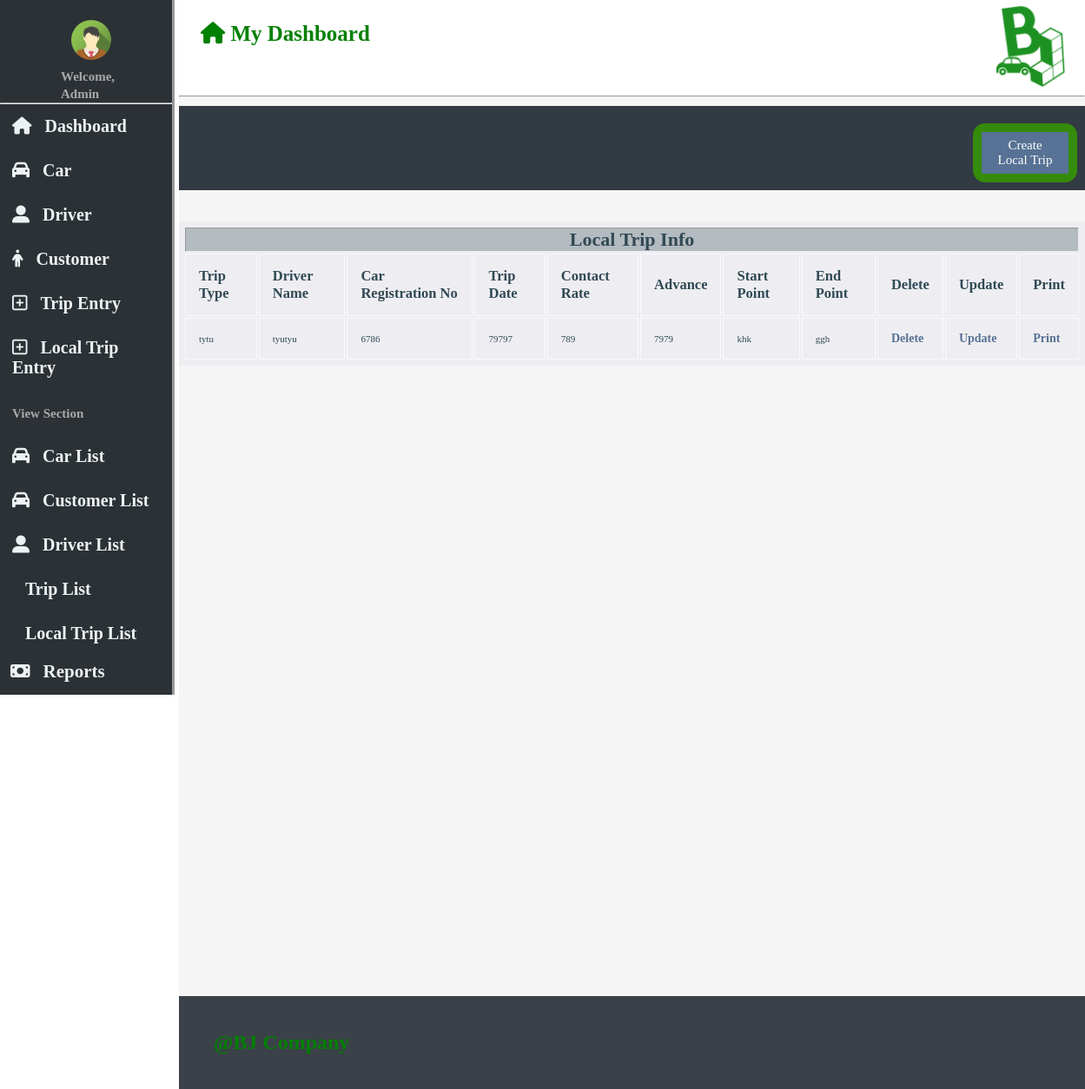
Page /Rent-a-car2/local_trip_list.php on the earlier database version.
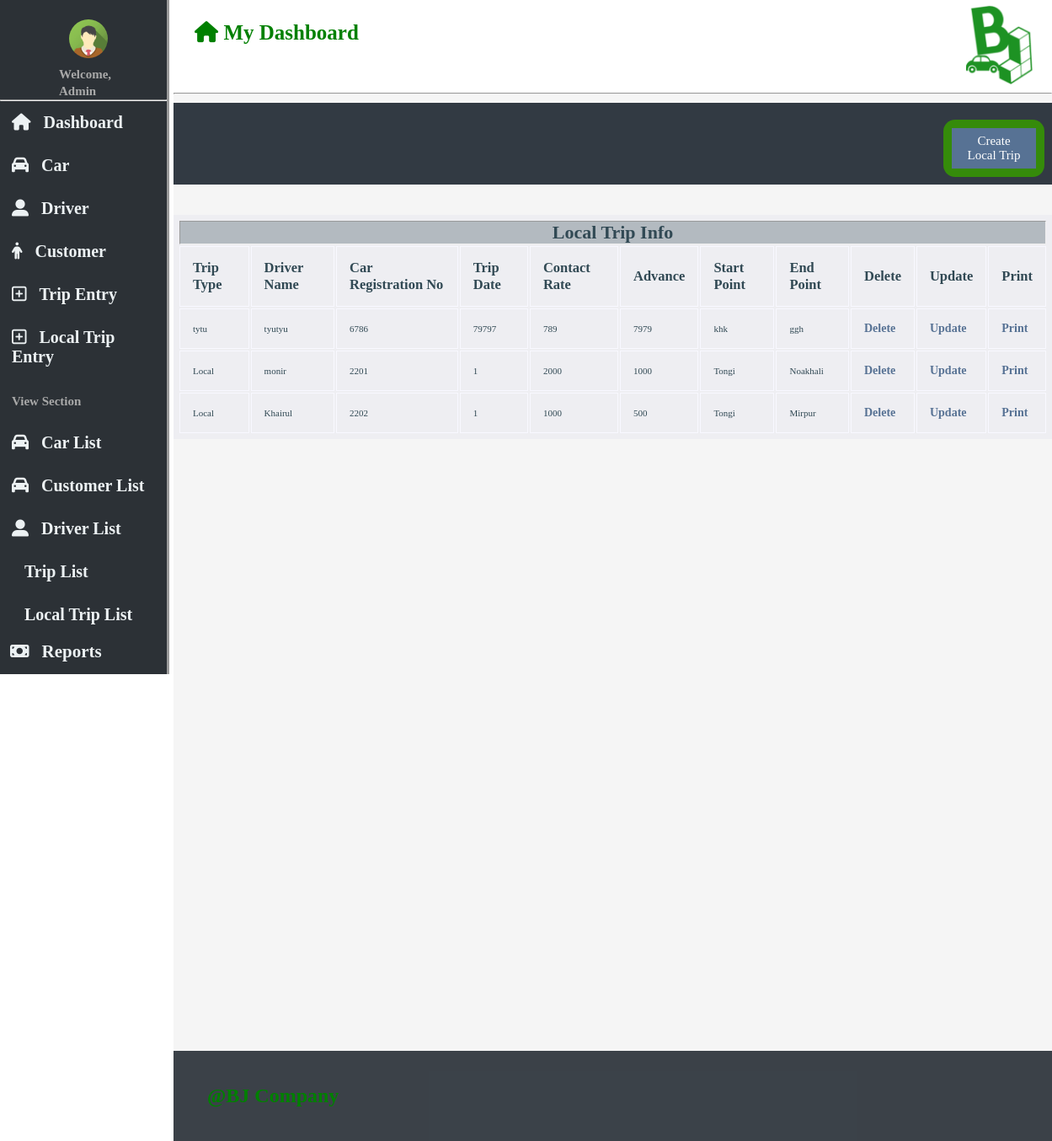
Same page on the later database version.
### tables this page shows
CREATE TABLE `tb_local_trip` (
  `TripType` varchar(30) NOT NULL,
  `DriverName` varchar(20) NOT NULL,
  `CarRegistrationNo` int(30) NOT NULL,
  `TripDate` int(30) NOT NULL,
  `ContactRate` int(30) NOT NULL,
  `Advance` int(20) NOT NULL,
  `StartPoint` varchar(20) NOT NULL,
  `EndPoint` varchar(20) NOT NULL
);

### Rent-a-car2/local_trip_list.php (the view, shortened to what this page needs)
<!DOCTYPE html>
<html>
<head>
  <link rel="stylesheet" type="text/css" href="file:///C:/xampp/htdocs/Rent-a-car/fontawesome-free-5.11.2-web/css/all.css">
  <link rel="stylesheet" type="text/css" href="css/driver_add2.css">
 <link rel="stylesheet" type="text/css" href="css/dashboard.css">
</head>
<body>
<div class="wrapper">
<nav class="" style="z-index:3;width:300px;" id="mySidebar"><br>
  <div class="c1-container">
    <div class="c1-img">
      <img src="img/img_avatar.png" style="border-radius: 50%;width: 46px;">
    </div>
    <div class="c1-text">
      <span>Welcome, <strong>Admin</strong></span><br>
    </div>
  </div>
  <hr>
  <div class="c1-container">
  <a class="bar-block-item" href="Dashboard2.php"><i id="i0" class="fas fa-home"></i>Dashboard</a>
  </div>
  <div class="bar-block">
    <a class="bar-block-item" href="car_add.php">           <i id="i1" class="fas fa-car"></i>Car</a>
    <a class="bar-block-item" href="driver_add2.php">       <i id="i2" class="fas fa-user-alt"></i>Driver</a>
    <a class="bar-block-item" href="customer_add.php">      <i id="i3" class="hvr-buzz-out fa fa-male"></i>Customer</a>
    <a class="bar-block-item" href="trip_entry.php">        <i id="i4" class="far fa-plus-square"></i>Trip Entry</a>
    <a class="bar-block-item" href="localtripentry.php">    <i id="i5" class="far fa-plus-square"></i>Local Trip Entry</a>
    <a class="bar-block-item" href="*"><span>View Section</span></a>
    <a class="bar-block-item" href="car_list.php">           <i id="i1" class="fas fa-car"></i>Car List</a>
    <a class="bar-block-item" href="customer_list.php">           <i id="i1" class="fas fa-car"></i>Customer List</a>
    <a class="bar-block-item" href="driver_list.php">       <i id="i2" class="fas fa-user-alt"></i>Driver List</a>
    <a class="bar-block-item" href="Trip_list2.php">                      <i id="i6" class="fab fa-tripadvisor"></i>Trip List</a>
    <a class="bar-block-item" href="local_trip_list.php">                      <i id="i7" class="fab fa-tripadvisor"></i>Local Trip List</a>
    <div class="dropdown">
      <a href="#" class="bar-block-item dropdown-btn dropdown-toggle " data-bs-toggle="dropdown" id="dropdownMenuButton1">         <i id="i8" class="fas fa-money-bill"></i>Reports</a>
    </div>
  </div>
</nav>
<div class="main">
  <header class="header2">
  	<div id="header-text">
    <h4><b><i class="fas fa-home"></i> My Dashboard</b></h4>
    </div>
    <div id="header-logo">
    	 <img src="img/logo4.png" style="width: 80px">
    </div>
  </header>
<hr>
<div class="add_car_container">
<div class="buttonblock" id="addcar">
<a href="localtripentry.php" class="button">Create Local Trip</a>
</div>
</div>
<?php
$servername = "localhost";
$username = "root";
$password = "";
$dbname = "db_car_bj";
$conn = new mysqli($servername, $username, $password, $dbname);
$sql = "SELECT * FROM tb_local_trip";
$result = $conn->query($sql);
if ($result->num_rows > 0) {
    echo"<table style='width:1043px; margin:auto; color:#314954; padding:5px; font-size:11px; border-color:darkgrey;border: currentColor;background-color: #d8dbe845;' border='5'>";
    echo"<tr><th colspan='11'><h1>Local Trip Info</h1></th></tr>";
    echo"<tr>";
    echo"<td><h2>Trip Type</h2></td>";
    echo "<td><h2>Driver Name</h2></td>";
    echo "<td><h2>Car Registration No</h2></td>";
    echo "<td><h2>Trip Date</h2></td>";
    echo "<td><h2>Contact Rate</h2></td>";
    echo "<td><h2>Advance</h2></td>";
    echo "<td><h2>Start Point</h2></td>";
    echo "<td><h2>End Point</h2></td>";
    echo "<td><h2>Delete</h2></td>";
    echo "<td><h2>Update</h2></td>";
    echo "<td><h2>Print</h2></td>";
    echo "</tr>";
    echo "<br><br>";
     while($row = $result->fetch_assoc()) {
        echo "<tr>
    <td>"  . $row["TripType"]."    </td>
    <td>"  . $row["DriverName"]."  </td>
    <td>"  . $row["CarRegistrationNo"]."    </td>
    <td>"  . $row["TripDate"]."    </td>
    <td>"  . $row["ContactRate"]."    </td>
    <td>"  . $row["Advance"]."    </td>
    <td>"  . $row["StartPoint"]."  </td>
    <td>"  . $row["EndPoint"]."  </td>
    <td><a href =delete_local_trip.php?CarRegistrationNo=".$row["CarRegistrationNo"].">Delete</a>     </td>
    <td><a href =edit_local_trip.php?CarRegistrationNo=".$row["CarRegistrationNo"].">Update</a>     </td>
    <td><a href =print_local_trip.php?CarRegistrationNo=".$row["CarRegistrationNo"].">Print</a> </td>
    </tr>";
     }
     echo "</table>";
} else {
     echo "0 results";
}
?>  <br><br><br><br><br><br><br>
<div class="footer">
  <h4 style="color: green;font-size: 24px">@BJ Company</h4></div>
</div>
</div>
</body>
</html>

Differences in the rows shown:
added tb_local_trip: TripType "Local", DriverName "monir", CarRegistrationNo "2201", TripDate "1", ContactRate "2000", Advance "1000", StartPoint "Tongi", EndPoint "Noakhali"
added tb_local_trip: TripType "Local", DriverName "Khairul", CarRegistrationNo "2202", TripDate "1", ContactRate "1000", Advance "500", StartPoint "Tongi", EndPoint "Mirpur"
